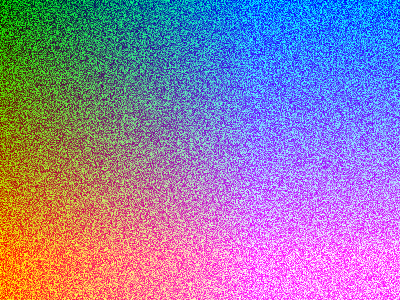
Frame 1 (no input)
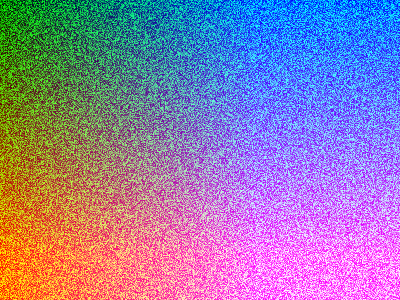
Frame 60 (no input)
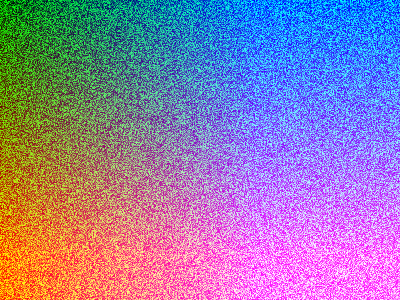
Frame 120 (the mouse pressed at the canvas centre since frame 60)

The p5.js sketch that drew these frames (run headless with seeded random() and noise() and a simulated clock; from frame 60 on, the mouse is pressed at the canvas centre):

// p5.js sketch
// ── sketch.js
function setup() {
  createCanvas(400,300)
  // set pixel density (only necessary for retina displays)
  pixelDensity(1)
}

function draw() {
  // tell the computer we want to work with the pixels[] array
  loadPixels()
  
  // loop through each (x,y) point in our canvas
  for (var row=0;row<height;row=row+1) {
    for (var col=0;col<width;col=col+1) {
      
      // find the location in the pixels[] array
      // of the pixel at the current column and row
      var index = (row * width + col) * 4
       
      // do something cool to that pixel!
      pixels[index+0] = row           //red
      pixels[index+1] = random(255)   //green
      pixels[index+2] = col           //blue
      pixels[index+3] = 255           //alpha
      
      // this sketch creates a gradient
      // because the red value of each pixel is equal its row # 
      // and the blue value is equal to its column #
      
      // try using other numbesr or variables, or using mouseX 
    }
  }
  
  // update the canvas with our new amazing pixels that we have so carefully chosen!
  updatePixels()
  
}
